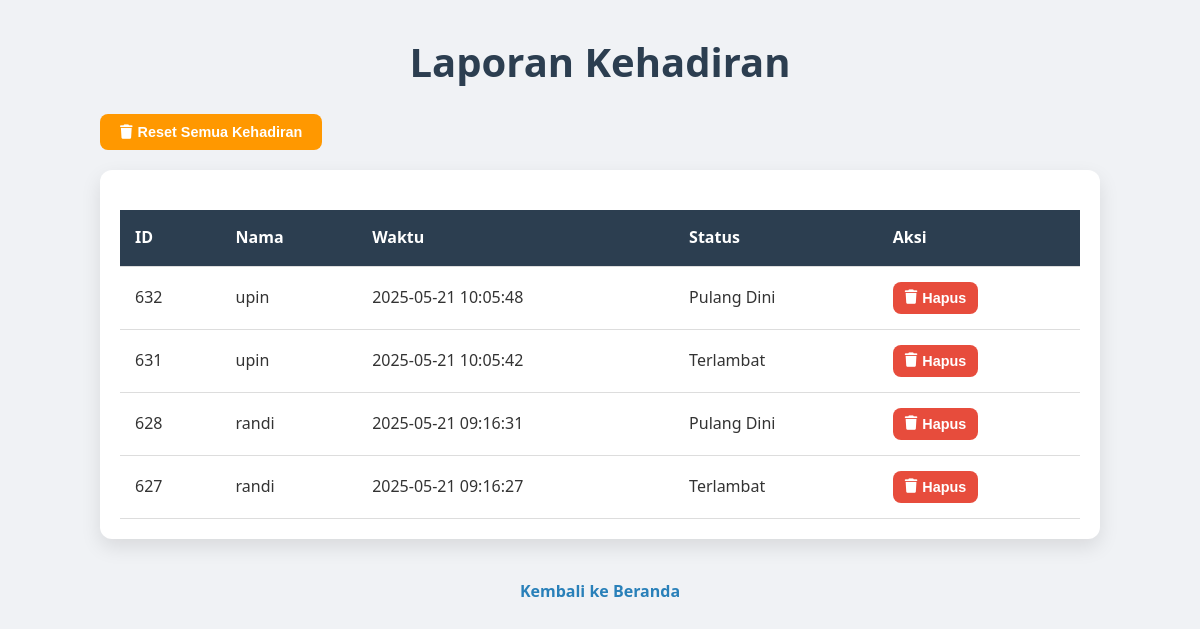
Page /report (signed in) on the committed database.
### tables this page shows
CREATE TABLE attendance
                     (id INTEGER PRIMARY KEY AUTOINCREMENT,
                      employee_id INTEGER,
                      timestamp TEXT,
                      status TEXT,
                      FOREIGN KEY (employee_id) REFERENCES employees(id));

CREATE TABLE employees
                     (id INTEGER PRIMARY KEY AUTOINCREMENT,
                      name TEXT NOT NULL,
                      face_encoding TEXT,
                      photo_path TEXT, entry_time TEXT, exit_time TEXT);

### app.py (the view)
@app.route('/report')
@login_required
def report():
    conn = sqlite3.connect('database.db')
    c = conn.cursor()
    if session.get('role') == 'guru' and session.get('employee_id'):
        c.execute("SELECT a.id, e.name, a.timestamp, a.status FROM attendance a JOIN employees e ON a.employee_id = e.id WHERE a.employee_id = ? ORDER BY a.timestamp DESC", (session.get('employee_id'),))
    else:
        c.execute("SELECT a.id, e.name, a.timestamp, a.status FROM attendance a JOIN employees e ON a.employee_id = e.id ORDER BY a.timestamp DESC")
    records = c.fetchall()
    conn.close()
    formatted_records = [{'id': r[0], 'name': r[1], 'timestamp': r[2], 'status': r[3]} for r in records]
    return render_template('report.html', records=formatted_records)

### app.py (called while the page is built)
def login_required(f):
    @wraps(f)
    def decorated_function(*args, **kwargs):
        if 'user_id' not in session:
            flash('Silakan login terlebih dahulu.', 'error')
            return redirect(url_for('login'))
        return f(*args, **kwargs)
    return decorated_function

### templates/report.html (shortened to what this page needs)
<!DOCTYPE html>
<html lang="id">
<head>
    <link rel="stylesheet" href="https://cdnjs.cloudflare.com/ajax/libs/font-awesome/6.5.2/css/all.min.css" />
</head>
<body>
    <div class="container">
        <h1>Laporan Kehadiran</h1>
        <form action="{{ url_for('reset_attendance') }}" method="POST">
            <button type="submit" class="reset-btn" onclick="return confirm('Apakah Anda yakin ingin mereset semua data kehadiran? Data tidak dapat dikembalikan.');">
                <i class="fa fa-trash"></i> Reset Semua Kehadiran
            </button>
        </form>
        {% if records %}
            <div class="table-card">
                <table>
                    <thead>
                        <tr>
                            <th>ID</th>
                            <th>Nama</th>
                            <th>Waktu</th>
                            <th>Status</th>
                            <th>Aksi</th>
                        </tr>
                    </thead>
                    <tbody>
                        {% for record in records %}
                            <tr>
                                <td>{{ record.id }}</td>
                                <td>{{ record.name }}</td>
                                <td>{{ record.timestamp }}</td>
                                <td>{{ record.status }}</td>
                                <td>
                                    <form action="{{ url_for('delete_attendance', id=record.id) }}" method="POST" style="display:inline;">
                                        <button type="submit" class="delete-btn" onclick="return confirm('Apakah Anda yakin ingin menghapus data kehadiran ini?');">
                                            <i class="fa fa-trash"></i> Hapus
                                        </button>
                                    </form>
                                </td>
                            </tr>
                        {% endfor %}
                    </tbody>
                </table>
            </div>
        {% else %}
            <p class="no-data">Tidak ada data kehadiran.</p>
        {% endif %}
        <p><a href="{{ url_for('index') }}">Kembali ke Beranda</a></p>
    </div>
</body>
</html>

### templates/report.html (style rules this page uses)
* { margin: 0; padding: 0; box-sizing: border-box; }
body { font-family: 'Segoe UI', Tahoma, Geneva, Verdana, sans-serif; background-color: #f0f2f5; color: #333; line-height: 1.6; padding: 30px; }
h1 { text-align: center; margin-bottom: 20px; font-size: 2.5em; color: #2c3e50; }
.container { max-width: 1000px; margin: 0 auto; }
.table-card { background: #fff; padding: 20px; border-radius: 12px; box-shadow: 0 8px 20px rgba(0,0,0,0.1); margin-bottom: 40px; }
table { width: 100%; border-collapse: collapse; margin-top: 20px; }
th, td { padding: 15px; text-align: left; border-bottom: 1px solid #ddd; }
th { background-color: #2c3e50; color: #fff; font-weight: 600; }
.delete-btn, .reset-btn { display: inline-flex; align-items: center; padding: 8px 12px; border: none; border-radius: 8px; font-weight: 600; font-size: 0.9em; cursor: pointer; transition: background-color 0.3s, transform 0.2s; }
.delete-btn { background-color: #e74c3c; color: #fff; }
.reset-btn { background-color: #ff9800; color: #fff; padding: 10px 20px; margin-bottom: 20px; }
.fa { margin-right: 5px; }
p { text-align: center; }
a { color: #2980b9; text-decoration: none; font-weight: 600; }

### rows in the picture
attendance: id "632", name "upin", timestamp "2025-05-21 10:05:48", status "Pulang Dini"
attendance: id "631", name "upin", timestamp "2025-05-21 10:05:42", status "Terlambat"
attendance: id "628", name "randi", timestamp "2025-05-21 09:16:31", status "Pulang Dini"
attendance: id "627", name "randi", timestamp "2025-05-21 09:16:27", status "Terlambat"
